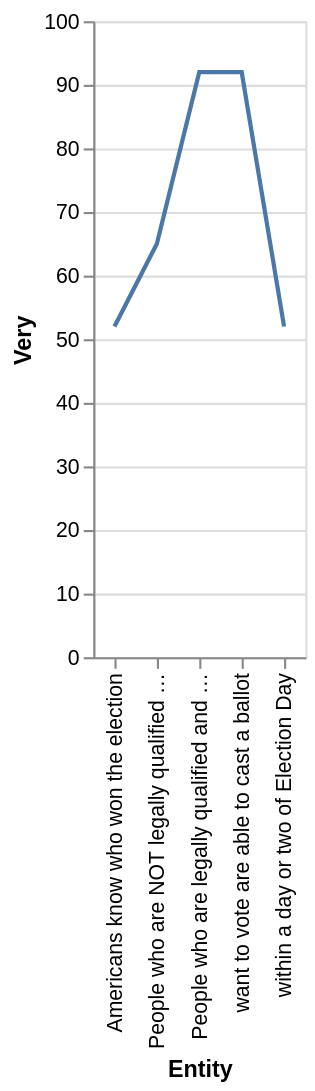

Express this chart as Vega-Lite.
### Vega-Lite specification from a JSON file in a GitHub repository (floating-point values rounded to 4 significant figures)
{"$schema": "https://vega.github.io/schema/vega-lite/v5.json", "description": "Line chart auto-generated from CSV", "data": {"values": [{"Entity": "within a day or two of Election Day", "Very": "52", "Somewhat": "30", "Not too": "13", "Not atall": "nan"}, {"Entity": "Americans know who won the election", "Very": "52", "Somewhat": "30", "Not too": "13", "Not atall": "0.0"}, {"Entity": "People who are NOT legally qualified to vote are prevented from casting a ballot", "Very": "65", "Somewhat": "19", "Not too": "10", "Not atall": "5.0"}, {"Entity": "want to vote are able to cast a ballot", "Very": "92", "Somewhat": "0", "Not too": "0", "Not atall": "0.0"}, {"Entity": "People who are legally qualified and want to vote are able to cast a ballot", "Very": "92", "Somewhat": "0", "Not too": "0", "Not atall": "0.0"}]}, "mark": "line", "encoding": {"x": {"field": "Entity", "type": "ordinal"}, "y": {"field": "Very", "type": "quantitative"}}}
